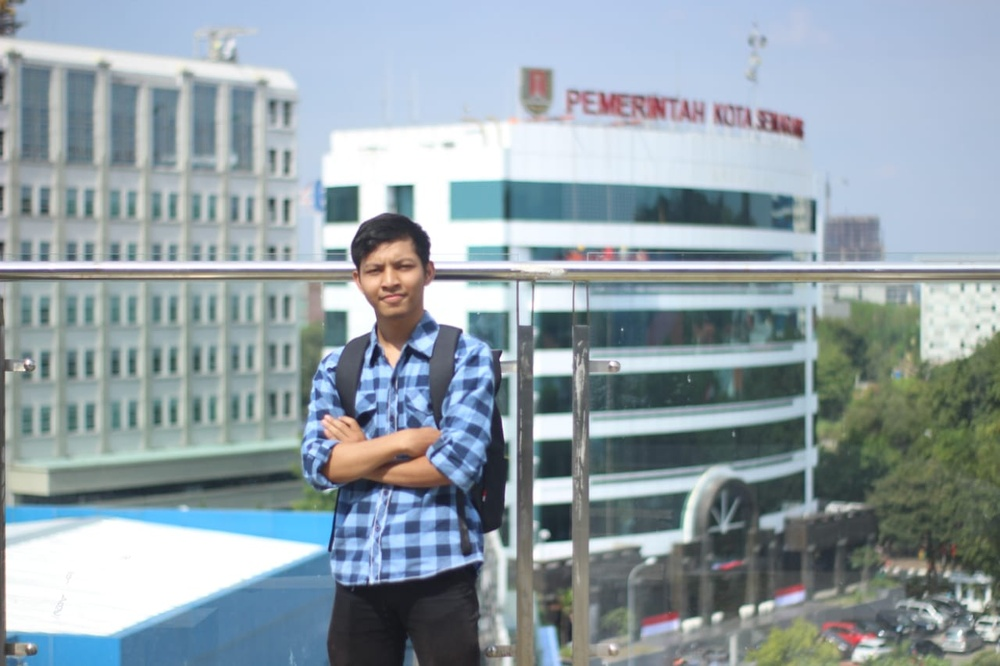
%> input picture gbku.jpg, 1000 x 666 px, shrunk from 1280 x 853 before the run
$ octave Untitled5.m   (GNU Octave 9; MATLAB toolbox functions it lacks are replaced by stand-ins)
%> lines starting %> are read from the running program, lines starting %| are printed output that depends on the picture
%Brightness
clear all;
clc;
a = imread('gbku.jpg')
%> a is the input picture: size 666x1000x3 uint8; mean R, G, B 146.5, 160.5, 168
c = 255 - a;
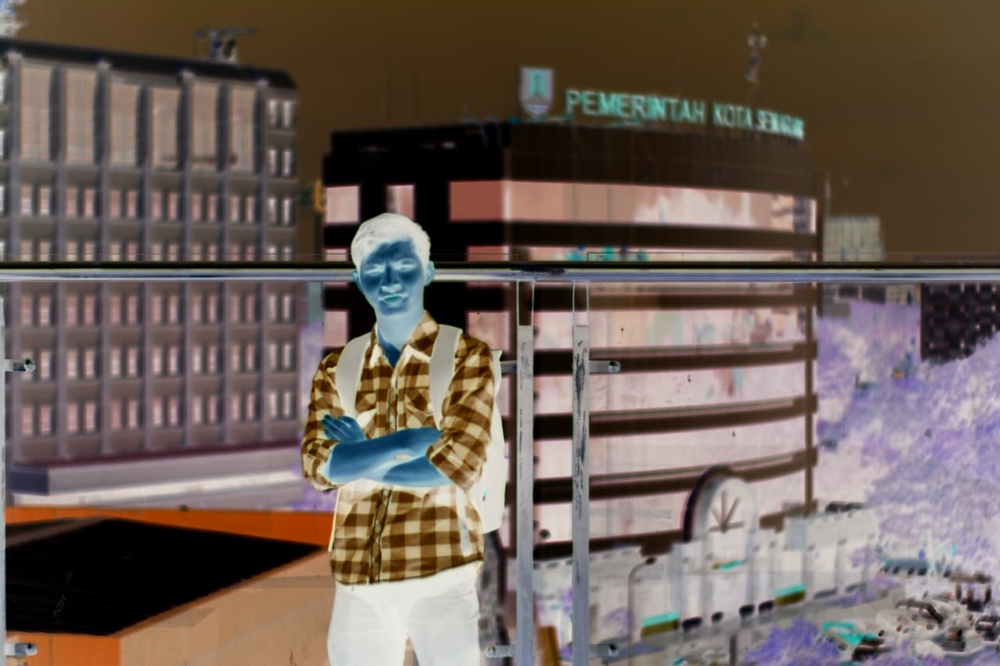
%> c: size 666x1000x3 uint8; mean R, G, B 108.5, 94.5, 87
figure, imshow(a);
figure, imshow(c);
figure, imhist(a);
%> after `imhist(a)`:
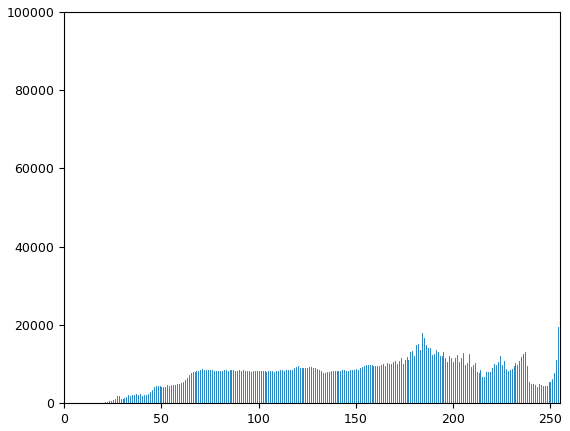
%> figure redrawn from the program's plot data; highest point at x = 255, y = 85744
figure, imhist(c);
%> after `imhist(c)`:
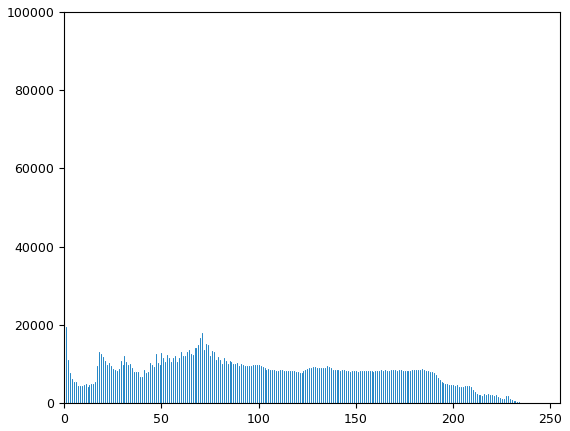
%> figure redrawn from the program's plot data; highest point at x = 0, y = 85744
